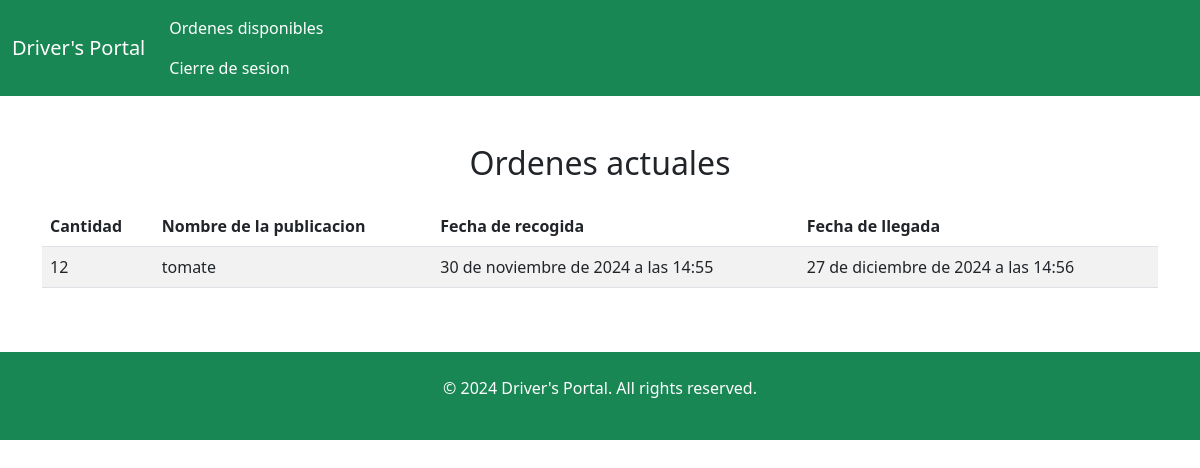
/driver/3/, run on the app's committed database.
### pages/models.py (models this page shows)
class Order(models.Model):
    PostId=models.ForeignKey('Post',on_delete=models.CASCADE,null=False)
    TransportId=models.ForeignKey('Driver',on_delete=models.CASCADE,null=False)
    Amount= models.IntegerField()

class Post(models.Model):
    farmer = models.ForeignKey(Farmer, on_delete=models.CASCADE)
    name = models.CharField(max_length=50)
    stock = models.IntegerField()
    delivery_date = models.DateTimeField()
    description = models.CharField(max_length=100)
    fare = models.IntegerField()
    arrival_date = models.DateTimeField()
    Origin = models.CharField(max_length=50)
    Destination = models.CharField(max_length=50)

### pages/views.py (the view)
# urls.py: path('driver/<int:driver_id>/', views.DriverHomepageView.as_view(), name='driver_homepage'),
class DriverHomepageView(View):
    def __init__(self, driver_data_access: DriverDataAccessInterface = DriverDataAccess()):
        self.driver_data_access = driver_data_access
    def get(self, request, driver_id, *args, **kwargs):
        driver = self.driver_data_access.get_driver(driver_id)
        now = datetime.now()
        orders = Order.objects.filter(PostId__delivery_date__gte=now, PostId__stock__gt=0, TransportId=driver)
        return render(request, 'DriverHome.html', {'orders': orders, 'driver': driver})

### pages/utils.py (called while the page is built)
    def get_driver(self, driver_id):
        return get_object_or_404(Driver, pk=driver_id)

### pages/templates/DriverHome.html (shortened to what this page needs)
{% load i18n %}
<!DOCTYPE html>
<html lang="en">
<head>
    <link href="https://cdn.jsdelivr.net/npm/bootstrap@5.3.0-alpha1/dist/css/bootstrap.min.css" rel="stylesheet">
</head>
<body>
    <nav class="navbar navbar-expand-lg navbar-dark bg-success">
        <div class="container-fluid">
            <a class="navbar-brand" href="#">Driver's Portal</a>
            <div class="collapse navbar-collapse" id="navbarNav">
                <ul class="navbar-nav">
                    <li class="nav-item">
                        <a class="nav-link active" href="{% url 'available_orders' driver.id %}">{% trans "ordenes disponibles" %}</a>
                        <a class="nav-link active" aria-current="page" href="{% url 'logout' %}">{% trans "cierre s" %}</a>
                    </li>
                </ul>
            </div>
        </div>
    </nav>
    <div class="container py-5">
        <h2 class="text-center mb-4">{% trans "ordenes actuales" %}</h2>
        <div class="table-responsive">
            <table class="table table-striped">
                <thead>
                    <tr>
                        <th>{% trans "cantidad" %}</th>
                        <th>{% trans "nombre de la publicacion" %}</th>
                        <th>{% trans "fecha de recogida" %}</th>
                        <th>{% trans "fecha de llegada" %}</th>
                    </tr>
                </thead>
                <tbody>
                    {% for order in orders %}
                    <tr>
                        <td>{{ order.Amount }}</td>
                        <td>{{ order.PostId.name }}</td>
                        <td>{{ order.PostId.delivery_date }}</td>
                        <td>{{ order.PostId.arrival_date }}</td>
                    </tr>
                    {% empty %}
                    <tr>
                        <td colspan="4" class="text-center">{% trans "no hay ordenes actuales" %}</td>
                    </tr>
                    {% endfor %}
                </tbody>
            </table>
        </div>
    </div>
    <footer class="bg-success text-white text-center py-4">
        <p>&copy; 2024 Driver's Portal. All rights reserved.</p>
    </footer>
</body>
</html>

### data on the page
Order: Amount "12", PostId.name "tomate", PostId.delivery_date "30 de noviembre de 2024 a las 14:55", PostId.arrival_date "27 de diciembre de 2024 a las 14:56"
